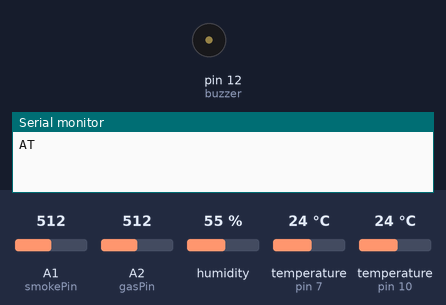
A sketch run on a simulated Arduino Uno, built with avr-gcc and run on an emulated ATmega328P. On the bench: buzzer (waves = sounding), the last lines printed to the serial monitor. Inputs (shaded band) come from the test bench; at power-on: A1 (smokePin) = 512, A2 (gasPin) = 512, humidity 55 %, temperature (sensors on pin 7, pin 10) 24 °C.

Above: at 0.1 s.
At 9.9 s:
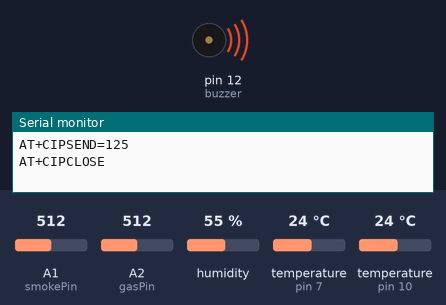
Timing chart, 0 to 11.4 s (numbered marks = the images above):
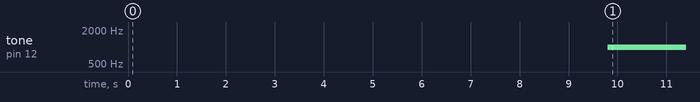

The sketch:

final.ino
```cpp
#include <dht.h>
#include <OneWire.h>
#include <DallasTemperature.h>

#define ag_ismi "CMPE_IOT"
#define ag_sifresi "cmpeiot123"
#define IP "http://iotlab3group13.eu-gb.mybluemix.net"

dht DHT;

#define DHT11_PIN 7

#define ONE_WIRE_BUS 10
OneWire oneWire(ONE_WIRE_BUS);
// Pass our oneWire reference to Dallas Temperature.
DallasTemperature sensors(&oneWire);


int buzzer = 12;
int smokePin = A1;
int gasPin = A2;
// Your threshold value
int sensorThres = 300;
char* id = "123123";


void setup(){
  pinMode(buzzer, OUTPUT);
  pinMode(smokePin, INPUT);
  pinMode(gasPin, INPUT);
  sensors.begin();

  Serial.begin(115200);
  Serial.println("AT");

  delay(3000);
 //analogReference(INTERNAL);
  if(Serial.find("OK")){
     Serial.println("AT+CWMODE=1");
     delay(2000);
     String baglantiKomutu=String("AT+CWJAP=\"")+ag_ismi+"\",\""+ag_sifresi+"\"";
    Serial.println(baglantiKomutu);

     delay(5000);
 }
}

void loop()
{
  int chk = DHT.read11(DHT11_PIN);
  int tempOld=DHT.temperature;
  int hum=DHT.humidity;
  int smoke = analogRead(smokePin);
  int gas = analogRead(gasPin);

  sensors.requestTemperatures();
  int temp=(int)(sensors.getTempCByIndex(0));
  data_send(temp,hum,smoke,gas);

  if (smoke > sensorThres)
  {
    tone(buzzer, 1000);
  }
  else
  {
    noTone(buzzer);
  }

  delay(120000);
}

void data_send(int temp,int hum,int smoke,int gas){
 Serial.println(String("AT+CIPSTART=\"TCP\",\"") + IP + "\",80");


 delay(1000);
  if(Serial.find("Error")){
   Serial.println("AT+CIPSTART Error");
    return;
  }

 String yollanacakkomut = "GET /data?&id=";
 yollanacakkomut += (id);
 yollanacakkomut +="&temp=";
 yollanacakkomut += (temp);
 yollanacakkomut +="&humid=";
 yollanacakkomut += (hum);
 yollanacakkomut +="&smoke=";
 yollanacakkomut += (smoke);
 yollanacakkomut +="&gas=";
 yollanacakkomut += (gas);
 yollanacakkomut += " HTTP/1.1";
 yollanacakkomut += "\r\n";
 yollanacakkomut += "Host: iotlab3group13.eu-gb.mybluemix.net";
 yollanacakkomut += "\r\n";
 yollanacakkomut += "Accept: */*";
 yollanacakkomut += "\r\n\r\n";
 delay(1000);

 Serial.print("AT+CIPSEND=");
 Serial.println(yollanacakkomut.length()+2);

 delay(1000);

 if(Serial.find(">")){

 Serial.print(yollanacakkomut);
 Serial.print("\r\n\r\n");
 }
 else{
 Serial.println("AT+CIPCLOSE");
 }
}
```

Measured:
- by itself, tone on pin 12 (buzzer): silent → 1000 Hz at 9.8 s
